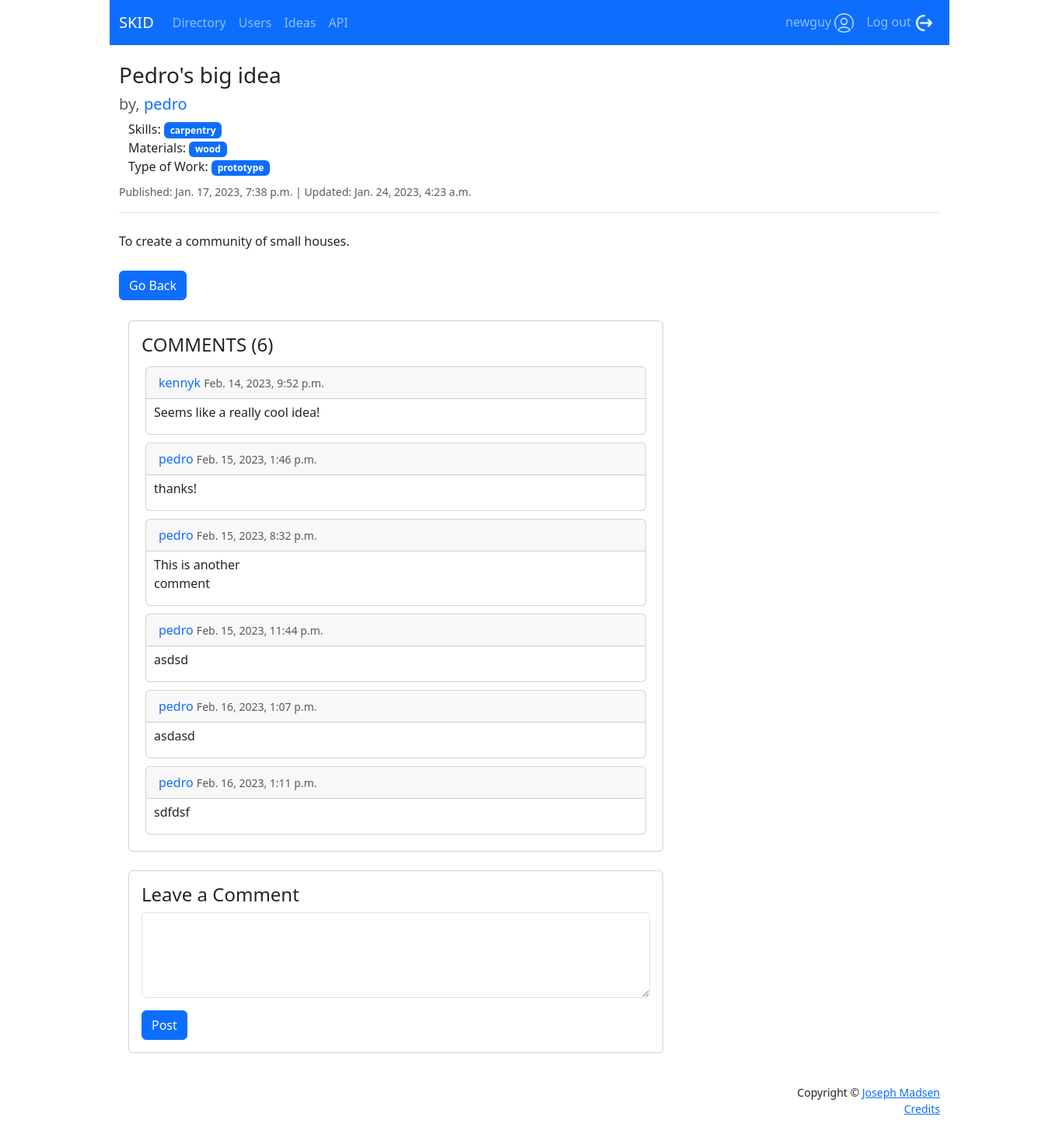
/directory/ideas/pedros-big-idea/ (signed in), run on the app's committed database.
### users/models.py (models this page shows, shortened)
class Idea(models.Model):
    author = models.ForeignKey(User, on_delete=models.CASCADE, null=True, related_name='ideas')
    title = models.CharField(max_length=140)
    slug = models.SlugField(max_length=140, default='', null=True, blank=True, unique=True)
    text = models.TextField()
    published = models.DateTimeField(auto_now_add=True)
    updated = models.DateTimeField(auto_now=True)
    skills = models.ManyToManyField(
        to=Skill,
        related_name='idea',
        blank=True,
        help_text='Type of skills needed for this Idea.')
    materials = models.ManyToManyField(
        to=Material,
        related_name='idea',
        blank=True,
        help_text='Type of materials needed for this Idea.')
    type_of_work = models.ManyToManyField(
        to=WorkType,
        related_name='idea',
        blank=True,
        help_text='How many do you need made? eg: one = prototype, many = production, etc.')
    IDEA_STATUS = (
        ('d', 'Draft'),
        ('p', 'Publish'),
    )
    status = models.CharField(
        max_length=1,
        choices=IDEA_STATUS,
        blank=True,
        default='d',
    )

class Skill(models.Model):
    skill = models.CharField(max_length=100, unique=True)
    def __str__(self):
        return self.skill

class Material(models.Model):
    material = models.CharField(max_length=100, unique=True)
    def __str__(self):
        return self.material

class WorkType(models.Model):
    work_type = models.CharField(max_length=100, unique=True)
    def __str__(self):
        return self.work_type

class Comment(models.Model):
    idea = models.ForeignKey(Idea, on_delete=models.CASCADE, related_name='comments')
    commenter = models.ForeignKey(User, on_delete=models.CASCADE, related_name='comments')
    text = models.TextField()
    created_on = models.DateTimeField(auto_now_add=True)

### directory/views.py (the view)
# urls.py: path('ideas/<slug:slug>/', views.idea_detail, name='idea_detail'),
def idea_detail(request, slug):
    try:
        userId = int(request.session["_auth_user_id"])
        user = User.objects.filter(id=userId).first()
        if request.method == 'POST':
            form = CommentForm(request.POST)
            if form.is_valid():
                form.save()
                messages.success(request, 'Comment posted successfully.')
                return redirect('directory:idea_detail', slug)
        elif request.method == 'GET':
            idea = Idea.objects.get(slug=slug)
            comments = idea.comments.all()
            comment_fields = {'idea': idea, 'commenter': user}
            form = CommentForm(instance=user, initial=comment_fields)
            context = {
            'idea': idea,
            'comments': comments,
            'form': form,
            }
            return render(request, 'directory/idea_detail.html', context)
    except Exception as err:
        print("ERROR: ", str(err))
        context = {'error': str(err)}
        return render(request, 'error_page.html', context, content_type='text/html')

### users/forms.py
class CommentForm(forms.ModelForm):
    text = forms.CharField(
        widget=forms.Textarea(attrs={"rows": 4}),
        required=False, label=False
    )
    class Meta:
        model = Comment
        widgets = {
            'idea': forms.HiddenInput(),
            'commenter': forms.HiddenInput()
        }
        fields = [
            'idea',
            'commenter',
            'text',
        ]

### directory/templates/directory/idea_detail.html (shortened to what this page needs)
{% extends 'base.html' %}
{% block content %}
{% load crispy_forms_tags %}
{% if user.is_authenticated %}
    <div class="container">
        <h3>{{ idea.title }}</h3>
        <h5 class="text-muted">by, <a href="{% url 'directory:user_detail' idea.author.id %}"
            style="text-decoration: none;">{{ idea.author }}</a>
        </h5>
        <div class="container">
            Skills:
            {% for skill in idea.skills.all %}
                <a href="{% url 'directory:idea_skill' skill.id %}"
                    class="badge bg-primary" style="text-decoration: none;">
                {{ skill }}
                </a>
            {% endfor %}
            <br>
            Materials:
            {% for material in idea.materials.all %}
                <a href="{% url 'directory:idea_material' material.id %}"
                    class="badge bg-primary" style="text-decoration: none;">
                {{ material }}
                </a>
            {% endfor %}
            <br>
            Type of Work:
            {% for type in idea.type_of_work.all %}
                <a href="{% url 'directory:idea_work_type' type.id %}"
                    class="badge bg-primary" style="text-decoration: none;">
                {{ type }}
                </a>
            {% endfor %}
        </div>
        <div class="spacer"></div>
        <p class="text-muted small">Published: {{ idea.published }} | Updated: {{ idea.updated }}</p>
        <div class="border-bottom mb-4"></div>
        <p class="word-wrap" style="width: 80rem;"> {{ idea.text | safe }}</p>
        <div class="spacer"></div>
        <a href="{% url 'directory:ideas' %}" class="btn btn-primary">Go Back</a>
        <div class="spacer"></div>
        {% if comments %}
        <div class="container">
            <div class="col-md-8 card mb-4 mt-3">
                <div class="card-body">
                <h4 class="">COMMENTS ({{ comments.count }})</h4>
                {% for comment in comments %}
                <div style="padding: 5px;">
                    <div class="card">
                        <div class="card-header">
                            <a href="{% url 'directory:user_detail' comment.commenter.id %}"
                            style="text-decoration: none;">{{ comment.commenter }}</a>
                        <span class="text-muted small">{{ comment.created_on }}</span>
                        </div>
                        <div class="card-text" style="padding: 5px 0px 0px 10px;">
                        {{ comment.text | linebreaks }}
                        </div>
                    </div>
                </div>
                {% endfor %}
                </div>
            </div>
        </div>
        {% endif %}
        <div class="container">
            <div class="col-md-8 card mb-4 mt-3">
                <div class="card-body">
                <h4>Leave a Comment</h4>
                <form action="" method="post">
                    {{ form | crispy }}
                    <input class="btn btn-primary" type="submit" value="Post">
                </form>
                </div>
            </div>
        </div>
    </div>
{% else %}
    <div class="container">
        <h5>Must be logged in to view this page.</h5>
    </div>
{% endif %}
{% endblock content %}

### users/templates/base.html (shortened to what this page needs)
<!DOCTYPE html>
<html lang="en">
<head>
    <link rel="stylesheet" href="https://cdn.jsdelivr.net/npm/bootstrap@5.3.0-alpha1/dist/css/bootstrap.min.css"
      rel="stylesheet"
>
    {% load static %}
    <link rel="stylesheet" href="{% static 'css/styles.css' %}">
</head>
<body>
<div class="header">
{% block navbar %}
<nav class="navbar navbar-expand-lg bg-primary" data-bs-theme="dark">
  <div class="container-fluid">
    <a class="navbar-brand" href="{% url 'home' %}">SKID</a>
    <div class="collapse navbar-collapse" id="navbarSupportedContent">
      <div class="navbar-nav">
        <a class="nav-link" aria-current="page" href="{% url 'directory:directory' %}">Directory</a>
        <a class="nav-link" aria-current="page" href="{% url 'directory:users' %}">Users</a>
        <a class="nav-link" aria-current="page" href="{% url 'directory:ideas' %}">Ideas</a>
        <a class="nav-link" aria-current="page" href="/api">API</a>
      </div>
      <div class="navbar-nav ms-auto">
        {% if user.is_authenticated %}
          <a id="id_nav_user" class="nav-link" href="{% url 'users:profile' user.id %}">{{ user }} <img class="icon" src="{% static 'images/user.png' %}" alt=""></a>
          <a id="id_nav_logout" class="nav-link" href="{% url 'account_logout' %}">Log out <img class="icon" src="{% static 'images/logout.png' %}" alt=""></a>
        {% endif %}
      </div>
    </div>
  </div>
</nav>
<div class="spacer"></div>
{% endblock navbar %}
</div>
<div class="content-wrap">
{% block content %}
{% endblock content %}
</div>
<div class="footer">
{% block footer %}
<div class="container">
  <footer class="mt-auto py-3 bg-grey">
    <p class="m-0 text-dark text-end small">Copyright &copy; <a href="https://www.josephmadsen.com">Joseph Madsen</a></p>
    <p class="m-0 text-dark text-end small"><a href="{% url 'credits' %}">Credits</a></p>
  </footer>
</div>
{% endblock footer %}
</div>
</body>
</html>

### users/static/css/styles.css (style rules this page uses)
body { max-width: 1080px; margin: auto; }
.header { height: 80px; }
.content-wrap { min-height: calc(100vh - 160px); }
.footer { height: 80px; }
.icon { height: 25px; width: 25px; }
.spacer { min-width: 10px; min-height: 10px; }

### data on the page
Idea: title "Pedro's big idea", author "pedro", published "Jan. 17, 2023, 7:38 p.m.", updated "Jan. 24, 2023, 4:23 a.m.", text "To create a community of small houses."
Skill: skill "carpentry"
Material: material "wood"
WorkType: work_type "prototype"
Comment: commenter "kennyk", created_on "Feb. 14, 2023, 9:52 p.m.", text "Seems like a really cool idea!"
Comment: commenter "pedro", created_on "Feb. 15, 2023, 1:46 p.m.", text "thanks!"
Comment: commenter "pedro", created_on "Feb. 15, 2023, 8:32 p.m.", text "This is another comment"
Comment: commenter "pedro", created_on "Feb. 15, 2023, 11:44 p.m.", text "asdsd"
Comment: commenter "pedro", created_on "Feb. 16, 2023, 1:07 p.m.", text "asdasd"
Comment: commenter "pedro", created_on "Feb. 16, 2023, 1:11 p.m.", text "sdfdsf"

### other printed values
{{ user }} "newguy"
{{ comments.count }} "6"
